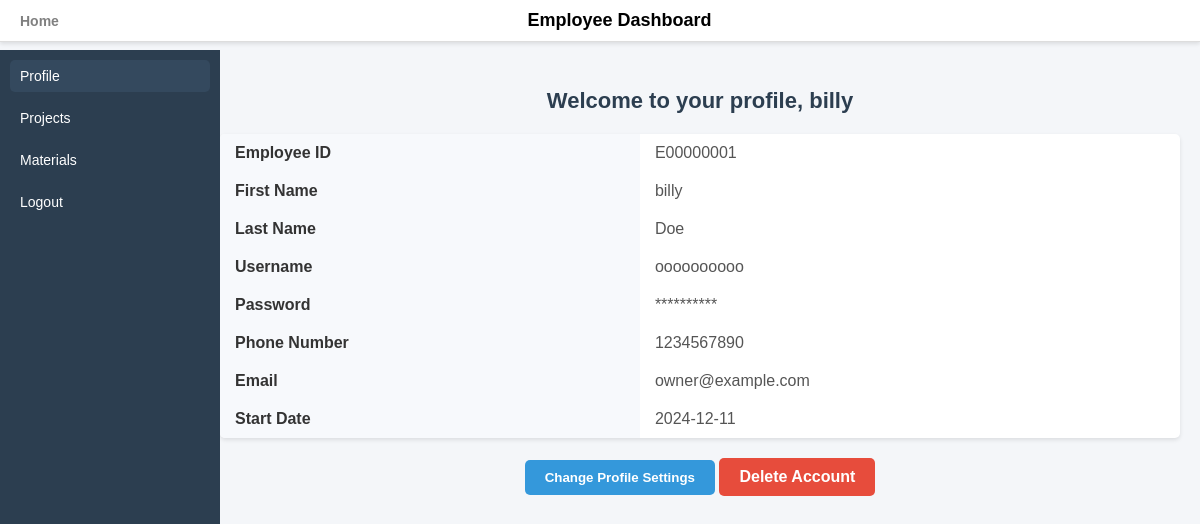
The app's page /employee_main/E00000001 with its own data.
### tables this page shows
CREATE TABLE EMPLOYEE (
                          EMPLOYEE_ID    CHAR(9)        NOT NULL,
                          FNAME          VARCHAR(15)    NOT NULL,
                          LNAME          VARCHAR(15),
                          PHONE_NUMBER   INT(10)        NOT NULL,
                          START_DATE     DATE           NOT NULL,
                          USERNAME       VARCHAR(35)    NOT NULL,
                          PASSWORD       VARCHAR(99)    NOT NULL,
                          EMAIL          VARCHAR(50)    NOT NULL,
                          IS_OWNER       BOOLEAN        NOT NULL DEFAULT FALSE,
                          IS_WORKER      BOOLEAN        NOT NULL DEFAULT TRUE,
                          PRIMARY KEY (EMPLOYEE_ID),
                          UNIQUE (USERNAME),
                          UNIQUE (EMAIL),
                          CONSTRAINT CHECK_ROLE CHECK (IS_OWNER != IS_WORKER)
);

### app.py (the view)
@app.route('/employee_main/<employee_id>')
def employee_main(employee_id):
    conn = get_db_connection()
    cursor = conn.cursor()
    cursor.execute("SELECT * FROM EMPLOYEE WHERE EMPLOYEE_ID = ?", (employee_id,))
    employee = cursor.fetchone()
    conn.close()
    if employee:
        employee_dict = dict(employee)
        employee_dict['MASKED_PASSWORD'] = '*' * len(employee_dict['PASSWORD'])
        return render_template('EmployeeMain.html', employee=employee_dict)
    else:
        flash("Employee not found.", 'error')
        return redirect(url_for('employee_login'))

### app.py (called while the page is built)
def get_db_connection():
    conn = sqlite3.connect('CustomerDB.db')
    conn.row_factory = sqlite3.Row
    return conn

### templates/EmployeeMain.html (shortened to what this page needs)
<!DOCTYPE html>
<html lang="en">
<head>
    <link rel="stylesheet" href="{{ url_for('static', filename='EmployeeMain.css') }}">
</head>
<body>
<div class="wrapper">
    <header class="topbar">
        <a href='/' class="home-link">Home</a>
        <h1>Employee Dashboard</h1>
    </header>
    <nav class="sidebar">
        <ul>
            <li><a href="#" class="nav-link active" data-section="profile">Profile</a></li>
            <li><a href="#" class="nav-link" data-section="project-dashboard">Projects</a></li>
            <li><a href="#" class="nav-link" data-section="materials-dashboard">Materials</a></li>
            <li><a href="{{ url_for('home') }}">Logout</a></li>
        </ul>
    </nav>
    <div class="main-content">
        <section id="profile" class="dashboard-section">
            <h2 class="center-text">Welcome to your profile, {{ employee['FNAME'] }}</h2>
            <table class="profile-table">
                <tr>
                    <td><strong>Employee ID</strong></td>
                    <td>{{ employee['EMPLOYEE_ID'] }}</td>
                </tr>
                <tr>
                    <td><strong>First Name</strong></td>
                    <td>{{ employee['FNAME'] }}</td>
                </tr>
                <tr>
                    <td><strong>Last Name</strong></td>
                    <td>{{ employee['LNAME'] }}</td>
                </tr>
                <tr>
                    <td><strong>Username</strong></td>
                    <td>{{ employee['USERNAME'] }}</td>
                </tr>
                <tr>
                    <td><strong>Password</strong></td>
                    <td>{{ employee['MASKED_PASSWORD'] }}</td>
                </tr>
                <tr>
                    <td><strong>Phone Number</strong></td>
                    <td>{{ employee['PHONE_NUMBER'] }}</td>
                </tr>
                <tr>
                    <td><strong>Email</strong></td>
                    <td>{{ employee['EMAIL'] }}</td>
                </tr>
                <tr>
                    <td><strong>Start Date</strong></td>
                    <td>{{ employee['START_DATE'] }}</td>
                </tr>
            </table>
            <div class="center-content">
                <button class="settings-btn" onclick="showProfileSettings()">Change Profile Settings</button>
                <button id="delete-account-btn" class="employee_css_delete-button">Delete Account</button>
            </div>
        </section>
    </div>
</div>
</body>
</html>

### static/EmployeeMain.css (style rules this page uses)
body { margin: 0; font-family: Arial, sans-serif; background-color: #f4f6f9; }
.wrapper { display: flex; flex-direction: column; height: 100vh; }
.topbar { background-color: white; display: flex; align-items: center; justify-content: space-between; padding: 10px 20px; border-bottom: 1px solid #ddd; box-shadow: 0 2px 4px rgba(0, 0, 0, 0.1); position: fixed; top: 0; left: 0; right: 0; z-index: 1000; }
.topbar h1 { margin: 0; font-size: 18px; font-weight: bold; text-align: center; flex: 1; }
.home-link { text-decoration: none; color: gray; font-size: 14px; font-weight: bold; transition: color 0.3s; margin-right: auto; }
.sidebar { width: 200px; background-color: #2c3e50; color: white; display: flex; flex-direction: column; padding: 10px; height: calc(100vh - 50px); position: fixed; top: 50px; left: 0; }
.sidebar ul { list-style: none; padding: 0; margin: 0; }
.sidebar ul li { margin-bottom: 10px; }
.sidebar ul li a { text-decoration: none; color: white; padding: 8px 10px; display: block; border-radius: 5px; transition: background-color 0.3s; font-size: 14px; }
.sidebar ul li a:hover, .sidebar ul li a.active { background-color: #34495e; }
.main-content { margin-left: 200px; margin-top: 50px; padding: 20px; }
.dashboard-section h2 { font-size: 22px; font-weight: bold; color: #2c3e50; margin-bottom: 20px; text-align: center; }
.profile-table { width: 100%; border-collapse: collapse; margin-top: 20px; background-color: white; box-shadow: 0 2px 4px rgba(0, 0, 0, 0.1); border-radius: 5px; overflow: hidden; }
.profile-table td { padding: 10px 15px; }
.profile-table td:first-child { font-weight: bold; background-color: #f7f9fc; color: #333; }
.profile-table td:last-child { color: #555; }
.center-content { text-align: center; margin-top: 20px; }
.settings-btn { background-color: #3498db; color: white; padding: 10px 20px; border: none; border-radius: 5px; font-weight: bold; cursor: pointer; transition: background-color 0.3s; }
.employee_css_delete-button { background-color: #e74c3c; color: white; border: none; padding: 10px 20px; font-size: 16px; font-weight: bold; cursor: pointer; border-radius: 5px; transition: background-color 0.3s ease; }

### records on screen
EMPLOYEE: FNAME "billy", EMPLOYEE_ID "E00000001", LNAME "Doe", USERNAME "oooooooooo", PHONE_NUMBER "1234567890", EMAIL "owner@example.com", START_DATE "2024-12-11"

### other values on screen
{{ employee['MASKED_PASSWORD'] }} "**********"
